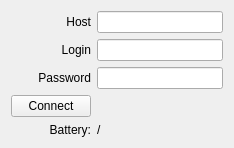
<?xml version="1.0" encoding="UTF-8"?>
<ui version="4.0">
 <class>windowsDevicePortal</class>
 <widget class="QWidget" name="windowsDevicePortal">
  <property name="geometry">
   <rect>
    <x>0</x>
    <y>0</y>
    <width>234</width>
    <height>140</height>
   </rect>
  </property>
  <property name="sizePolicy">
   <sizepolicy hsizetype="Minimum" vsizetype="Minimum">
    <horstretch>0</horstretch>
    <verstretch>0</verstretch>
   </sizepolicy>
  </property>
  <property name="minimumSize">
   <size>
    <width>0</width>
    <height>0</height>
   </size>
  </property>
  <property name="windowTitle">
   <string>Form</string>
  </property>
  <layout class="QGridLayout" name="gridLayout">
   <item row="0" column="0">
    <widget class="QLabel" name="hostLabel">
     <property name="text">
      <string>Host</string>
     </property>
     <property name="alignment">
      <set>Qt::AlignRight|Qt::AlignTrailing|Qt::AlignVCenter</set>
     </property>
    </widget>
   </item>
   <item row="0" column="1">
    <widget class="QLineEdit" name="hostInput"/>
   </item>
   <item row="1" column="0">
    <widget class="QLabel" name="loginLabel">
     <property name="text">
      <string>Login</string>
     </property>
     <property name="alignment">
      <set>Qt::AlignRight|Qt::AlignTrailing|Qt::AlignVCenter</set>
     </property>
    </widget>
   </item>
   <item row="1" column="1">
    <widget class="QLineEdit" name="loginInput">
     <property name="autoFillBackground">
      <bool>false</bool>
     </property>
    </widget>
   </item>
   <item row="2" column="0">
    <widget class="QLabel" name="passwordLabel">
     <property name="text">
      <string>Password</string>
     </property>
     <property name="alignment">
      <set>Qt::AlignRight|Qt::AlignTrailing|Qt::AlignVCenter</set>
     </property>
    </widget>
   </item>
   <item row="2" column="1">
    <widget class="QLineEdit" name="passwordInput"/>
   </item>
   <item row="3" column="0">
    <widget class="QPushButton" name="connectButton">
     <property name="text">
      <string>Connect</string>
     </property>
    </widget>
   </item>
   <item row="4" column="0">
    <widget class="QLabel" name="batteryLabel">
     <property name="text">
      <string>Battery:</string>
     </property>
     <property name="alignment">
      <set>Qt::AlignRight|Qt::AlignTop|Qt::AlignTrailing</set>
     </property>
    </widget>
   </item>
   <item row="4" column="1">
    <widget class="QLabel" name="batteryLevel">
     <property name="text">
      <string>/</string>
     </property>
     <property name="alignment">
      <set>Qt::AlignLeading|Qt::AlignLeft|Qt::AlignTop</set>
     </property>
    </widget>
   </item>
  </layout>
 </widget>
 <resources/>
 <connections>
  <connection>
   <sender>connectButton</sender>
   <signal>clicked()</signal>
   <receiver>windowsDevicePortal</receiver>
   <slot>setupConnection()</slot>
   <hints>
    <hint type="sourcelabel">
     <x>46</x>
     <y>98</y>
    </hint>
    <hint type="destinationlabel">
     <x>116</x>
     <y>69</y>
    </hint>
   </hints>
  </connection>
 </connections>
 <slots>
  <slot>setupConnection()</slot>
 </slots>
</ui>
